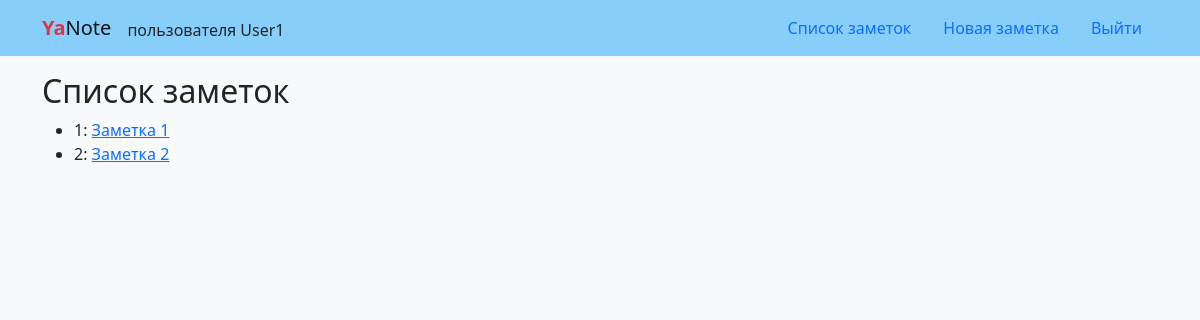
/notes/ (signed in), run on an earlier commit of the app's database.
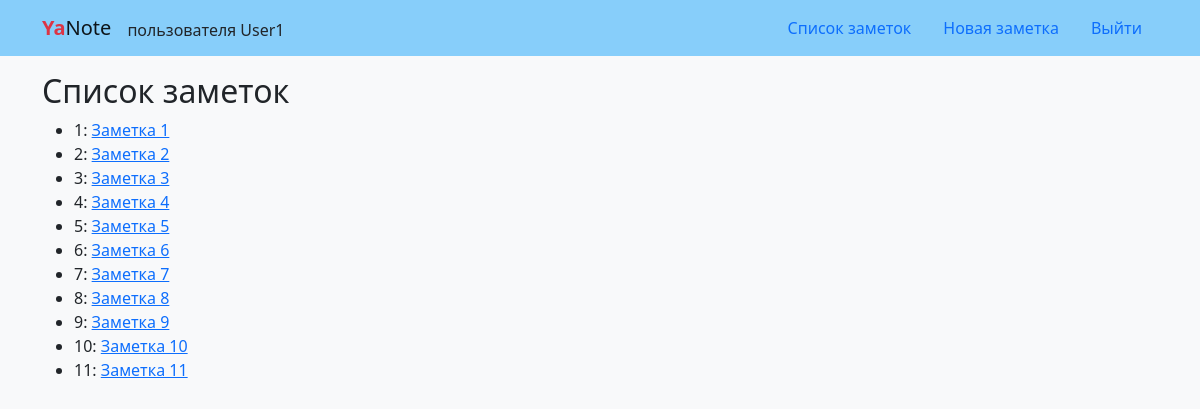
And on a later commit of the database.
### notes/models.py (models this page shows, shortened)
class Note(models.Model):
    title = models.CharField(
        'Заголовок',
        max_length=100,
        default='Название заметки',
        help_text='Дайте короткое название заметке'
    )
    text = models.TextField(
        'Текст',
        help_text='Добавьте подробностей'
    )
    slug = models.SlugField(
        'Адрес для страницы с заметкой',
        max_length=100,
        unique=True,
        blank=True,
        help_text=('Укажите адрес для страницы заметки. Используйте только '
                   'латиницу, цифры, дефисы и знаки подчёркивания')
    )
    author = models.ForeignKey(
        settings.AUTH_USER_MODEL,
        on_delete=models.CASCADE,
    )

### notes/views.py (the view)
# urls.py: path('notes/', views.NotesList.as_view(), name='list'),
class NotesList(NoteBase, generic.ListView):
    template_name = 'notes/list.html'

### notes/views.py (called while the page is built)
    def get_queryset(self):
        return self.model.objects.filter(author=self.request.user)

### templates/notes/list.html
{% extends "base.html" %}
{% block content %}
  <h2>Список заметок</h2>
  <ul>
    {% for note in object_list %}
      <li>
        {{ note.id }}:
        <a href="{% url 'notes:detail' note.slug %}"> {{ note.title }}</a>
      </li>
    {% endfor %}
  </ul>
{% endblock content %}

### templates/base.html (shortened to what this page needs)
<!DOCTYPE html>
<html>
  <head>
    <link rel="stylesheet"
      href="https://cdn.jsdelivr.net/npm/bootstrap@5.0.1/dist/css/bootstrap.min.css"
      rel="stylesheet"
>
  </head>
  <body class="bg-light">
    {% include "includes/header.html" %}
    <div class="container mt-3">
      {% block content %}
      {% endblock %}
    </div>
  </body>
</html>

### templates/includes/header.html (shortened to what this page needs)
<header>
  <nav class="navbar navbar-light" style="background-color: lightskyblue">
    <div class="container">
      <a class="navbar-brand" href="{% url 'notes:home' %}">
        <span class="text-danger"><b>Ya</b></span>Note
      </a>
      {% if user.is_authenticated %}
          <div class="nav-item align-self-center mt-1">
            пользователя {{ user.username }}
          </div>
      {% endif %}
      <ul class="nav nav-pills">
        {% if user.is_authenticated %}
          <li class="nav-item">
            <a class="nav-link" href="{% url 'notes:list' %}">Список заметок</a>
          </li>
          <li class="nav-item">
            <a class="nav-link" href="{% url 'notes:add' %}">Новая заметка</a>
          </li>
          <li class="nav-item">
            <form method="post" action="{% url 'users:logout' %}">
                <button type="submit" class="nav-link" style="background: none; border: none; cursor: pointer;">Выйти</button>
            </form>
          </li>
        {% endif %}
      </ul>
    </div>
  </nav>
</header>

What changed in the data, as far as the page shows it:
added Note: id "3", title "Заметка 3"
added Note: id "4", title "Заметка 4"
added Note: id "5", title "Заметка 5"
added Note: id "6", title "Заметка 6"
added Note: id "7", title "Заметка 7"
added Note: id "8", title "Заметка 8"
added Note: id "9", title "Заметка 9"
added Note: id "10", title "Заметка 10"
added Note: id "11", title "Заметка 11"
